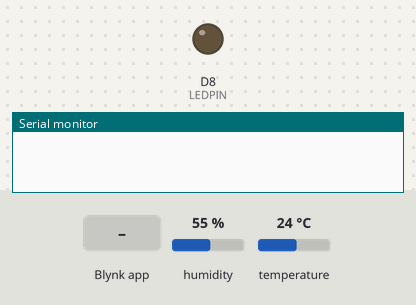
This sketch was run on a simulated ESP8266 (NodeMCU). Shown: output pins drawn as LEDs (lit = HIGH), the last lines printed to the serial monitor. The test bench sets the inputs (shaded band); at power-on: humidity 55 %, temperature 24 °C. WiFi joins after 1.5 s; servers stay silent unless stated.

Above: at 3.0 s.
3.1 s: Blynk app writes 1 to V2
At 3.9 s:
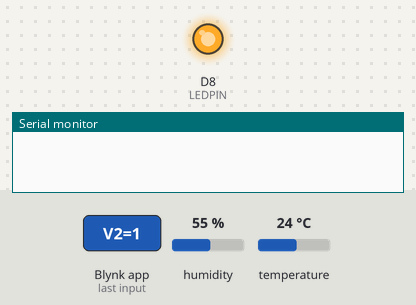
4.6 s: Blynk app writes 0 to V2
At 5.1 s:
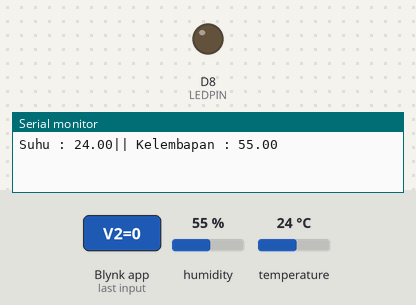
6.1 s: Blynk app writes 200 to V2
At 7.5 s:
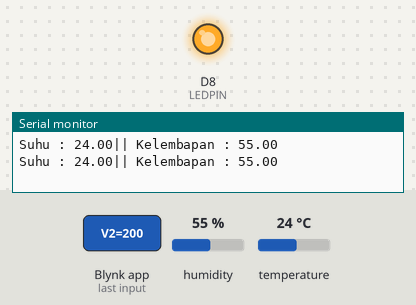
Timing chart, 0 to 9.1 s (numbered marks = the images above; inputs shaded):
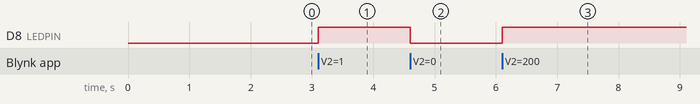

Measured:
- after the input at 3.1 s, D8 (LEDPIN): LOW → HIGH at once
- after the input at 4.6 s, D8 (LEDPIN): HIGH → LOW at once
- after the input at 6.1 s, D8 (LEDPIN): LOW → HIGH at once

The sketch:

modul_3_platform_blynk.ino
```cpp
#include <ESP8266WiFi.h>
#include <BlynkSimpleEsp8266.h>
#include <DHT.h>

#define BLYNK_AUTH_TOKEN "Cek Device Info yang sudah dibuat"
#define BLYNK_PRINT Serial

char auth[] = BLYNK_AUTH_TOKEN;
char ssid[] = "SSID";  // type your wifi name
char pass[] = "PASSWORD";  // type your wifi password

#define LEDPIN D8 //Kaki anoda dari LED terhubung ke pin D8 NodeMCU
#define DHTPIN D4 //Pin data dari DHT terhubung ke pin D4 NodeMCU
#define DHTTYPE DHT11 //Mengatur TYPE DHT (Karena ada 2 jenis [DHT11 & DHT22])

BlynkTimer timer;

DHT dht(DHTPIN, DHTTYPE);

// Untuk kontroling LED
BLYNK_WRITE(V2) { // V2 adalah pin LED yang sudah kita atur pada Blynk
  digitalWrite(LEDPIN, param.asInt()); // Mengubah nilai LED dari Blynk
}

void setup(){
  Serial.begin(115200);
  // Mengatur pin LED
  pinMode(LEDPIN, OUTPUT);
  // Setup Blynk
  Blynk.begin(auth, ssid, pass, "blynk.cloud", 80);
  // Setup Sensor DHT 11
  dht.begin();
  // Fungsi mengirim data setiap 2,5 detik
  timer.setInterval(2500L, sendSensor);
}

void loop(){
  Blynk.run();
  timer.run();
}

void sendSensor(){
  float h = dht.readHumidity();
  float t = dht.readTemperature();
  // Mengecek kondisi apakah DHT bisa dibaca atau tidak
  if (isnan(h) || isnan(t)) {
    Serial.println("Failed to read from DHT sensor!");
    return;
  }
  // Mengatur nilai suhu ke pin V0(Suhu) yang sudah diatur pada Blynk
  Blynk.virtualWrite(V0, t);
  // Mengatur nilai kelembaban ke pin V1(Kelembaban) yang sudah diatur pada Blynk
  Blynk.virtualWrite(V1, h);

  // Menampilkan ke serial monitor
  Serial.print("Suhu : ");
  Serial.print(t);
  Serial.print("|| Kelembapan : ");
  Serial.println(h);
  // Event log
  if(t > 30){
    Blynk.logEvent("notifikasi","Suhu diatas 30 Derajat celcius");
  }
}
```
